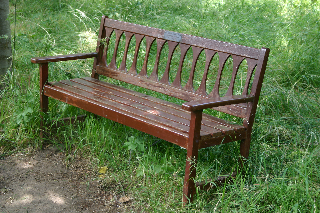
#> input picture examples/im2.png, 320 x 213 px
$ python original_inference.py
#> lines starting #> are read from the running program, lines starting #| are printed output that depends on the picture
### spatial_convolution.py
import numpy as np
import PIL.Image as Image
import cv2
import itertools as it

def clamp(min_value: float, max_value: float, x: np.ndarray) -> np.ndarray:
    return np.maximum(min_value, np.minimum(max_value, x))

class SpatialConvolution:
    '''
    Spatial convolution
    '''
    def __init__(self, height: int, width: int, space_sigma: float=16, padding_xy: int=2) -> None:
        '''
        Initializer

        Args:
            base: edge or guidance image, shape (h, w, 3)
            space_sigma: sigma_s, float
            range_sigma: sigma_r, float

        Returns:
            None
        '''
        # Datatype cast
        self.size_type = int
        # Index order: y --> height, x --> width, z --> depth
        self.height, self.width = height, width
        self.space_sigma = space_sigma
        self.padding_xy = padding_xy

        self.data = None

    def init(self) -> None:
        # Space coordinates, shape (h, w), dtype int
        yy, xx = np.mgrid[:self.height, :self.width]

        # Spatial grid
        # Shape of `data`, scala, dtype size_type
        self.small_height = self.size_type((self.height - 1) / self.space_sigma) + 1 + 2 * self.padding_xy
        self.small_width = self.size_type((self.width - 1) / self.space_sigma) + 1 + 2 * self.padding_xy
        # Declare `data`
        self.data_shape = (self.small_height, self.small_width)
        self.data = np.zeros(self.data_shape, dtype=np.float32) # For each channel
        self.data_flat = self.data.reshape((-1, )) # view of data

        # Generating splat coordinates
        # Space coordinates, shape (h, w)
        splat_yy = (yy / self.space_sigma + .5).astype(np.int32) + self.padding_xy
        splat_xx = (xx / self.space_sigma + .5).astype(np.int32) + self.padding_xy
        # Splat coordinates, shape (h x w, )
        self.splat_coords = splat_yy * self.small_width + splat_xx
        self.splat_coords = self.splat_coords.reshape((-1)) # (h x w, )

        # Generating slice coordinates
        # Space coordinates, shape (h, w)
        slice_yy = yy.astype(np.float32) / self.space_sigma + self.padding_xy
        slice_xx = xx.astype(np.float32) / self.space_sigma + self.padding_xy
        # Slice coordinates
        self.slice_coords = [slice_yy, slice_xx]

        # Interpolation
        self.interpolation = np.zeros((self.height * self.width, ), dtype=np.float32)

        # Left and right indices of the interpolation
        def get_both_indices(size, coord):
            left_index = clamp(0, size - 1, coord.astype(np.int32))
            right_index = clamp(0, size - 1, left_index + 1)
            return left_index, right_index

        y_index, yy_index = get_both_indices(self.small_height, slice_yy) # (h, w)
        x_index, xx_index = get_both_indices(self.small_width, slice_xx) # (h, w)

        self.left_indices = [y_index, x_index]
        self.right_indices = [yy_index, xx_index]

        y_alpha = (slice_yy - y_index).reshape((-1, )) # (h x w, )
        x_alpha = (slice_xx - x_index).reshape((-1, )) # (h x w, )
        self.alphas = [y_alpha, x_alpha] # (5, h x w)

        self.alpha_prod = np.ones((self.height * self.width, ), dtype=np.float32)

    def convn(self, n_iter: int=2):
        buffer = np.zeros_like(self.data)
        perm = list(range(1, self.data.ndim)) + [0] # [1, ..., ndim - 1, 0]

        for _ in range(n_iter):
            buffer, self.data = self.data, buffer

            for dim in range(self.data.ndim):
                self.data[1:-1] = (buffer[:-2] + buffer[2:] + 2. * buffer[1:-1]) / 4.
                self.data = np.transpose(self.data, perm)
                buffer = np.transpose(buffer, perm)

        del buffer

    def loop_Nlinear_interpolation(self) -> np.ndarray:
        # Coordinates
        def coord_transform(y_idx, x_idx):
            return (y_idx * self.small_width + x_idx).reshape((-1))

        # Initialize interpolation
        self.interpolation.fill(0)

        for perm in it.product(range(2), repeat=2):
            self.alpha_prod.fill(1)
            idx = []

            for i in range(len(perm)):
                if perm[i] == 1:
                    self.alpha_prod *= (1. - self.alphas[i])
                    idx.append(self.left_indices[i])
                else:
                    self.alpha_prod *= self.alphas[i]
                    idx.append(self.right_indices[i])

            self.interpolation += self.alpha_prod * self.data_flat[coord_transform(*idx)]

    def compute(self, inp: np.ndarray, out: np.ndarray):
        assert inp.shape == out.shape
        _, _, n_channels = inp.shape[:3]

        # For each channel
        for ch in range(n_channels):
            inp_ch = inp[..., ch]
            out_ch = out[..., ch]

            # ==== Splat ====
            # Reshape, shape (h x w)
            inp_flat = inp_ch.reshape((-1, ))
            # Splatting
            self.data_flat[:] = np.bincount(self.splat_coords, minlength=self.data_flat.shape[0], weights=inp_flat)

            # ==== Blur ====
            # 5D convolution
            self.convn(n_iter=2)

            # ==== Slice ====
            # Interpolation
            self.loop_Nlinear_interpolation()

            # Get result0
            out_ch[:] = self.interpolation.reshape((self.height, self.width))

# [12 lines left out: function spatial_convolve, not called in this run]

### joint_bilateral_upsample.py
'''
Joint bilateral upsampling class
'''

import numpy as np
import itertools as it

def clamp(min_value: float, max_value: float, x: np.ndarray) -> np.ndarray:
    return np.maximum(min_value, np.minimum(max_value, x))

# [48 lines left out: function loop_Nlinear_interpolation, not called in this run]

class JointBilateralUpsampling:
    '''
    Joint bilateral upsampling
    '''
    def __init__(self, height: int, width: int, space_sigma: float=16, range_sigma: float=.25, padding_xy: int=2, padding_z: int=2) -> None:
        '''
        Initializer

        Args:
            base: edge or guidance image, shape (h, w, 3)
            space_sigma: sigma_s, float
            range_sigma: sigma_r, float

        Returns:
            None
        '''
        # Datatype cast
        self.size_type = int
        # Index order: y --> height, x --> width, z --> depth
        self.height, self.width = height, width
        self.space_sigma, self.range_sigma = space_sigma, range_sigma
        self.padding_xy, self.padding_z = padding_xy, padding_z

        self.data = None

    def init(self, features: np.ndarray) -> None:
        # `features` should be three-channel and channel-last
        assert features.ndim == 3 and features.shape[-1] == 3

        # Decomposing into r, g, and b channels
        r, g, b = features[..., 0], features[..., 1], features[..., 2]
        r_min, r_max = r.min(), r.max()
        g_min, g_max = g.min(), g.max()
        b_min, b_max = b.min(), b.max()
        r_delta, g_delta, b_delta = r_max - r_min, g_max - g_min, b_max - b_min

        # Space coordinates, shape (h, w), dtype int
        yy, xx = np.mgrid[:self.height, :self.width]
        # Range coordinates, shape (h, w), dtype float
        rr, gg, bb = r - r_min, g - g_min, b - b_min

        # High-dim bilateral grid
        # Shape of `data`, scala, dtype size_type
        self.small_height = self.size_type((self.height - 1) / self.space_sigma) + 1 + 2 * self.padding_xy
        self.small_width = self.size_type((self.width - 1) / self.space_sigma) + 1 + 2 * self.padding_xy
        self.small_rdepth = self.size_type(r_delta / self.range_sigma) + 1 + 2 * self.padding_z
        self.small_gdepth = self.size_type(g_delta / self.range_sigma) + 1 + 2 * self.padding_z
        self.small_bdepth = self.size_type(b_delta / self.range_sigma) + 1 + 2 * self.padding_z
        # Declare `data`
        self.data_shape = (self.small_height, self.small_width, self.small_rdepth, self.small_gdepth, self.small_bdepth)
        self.data = np.zeros(self.data_shape, dtype=np.float32) # For each channel
        self.data_flat = self.data.reshape((-1, )) # view of data

        # Generating splat coordinates
        # Space coordinates, shape (h, w)
        splat_yy = (yy / self.space_sigma + .5).astype(np.int32) + self.padding_xy
        splat_xx = (xx / self.space_sigma + .5).astype(np.int32) + self.padding_xy
        # Range coordinates, shape (h, w)
        splat_rr = (rr / self.range_sigma + .5).astype(np.int32) + self.padding_z
        splat_gg = (gg / self.range_sigma + .5).astype(np.int32) + self.padding_z
        splat_bb = (bb / self.range_sigma + .5).astype(np.int32) + self.padding_z
        # Splat coordinates, shape (h x w, )
        self.splat_coords = (((splat_yy * self.small_width + splat_xx) * self.small_rdepth + splat_rr) * self.small_gdepth + splat_gg) * self.small_bdepth + splat_bb
        self.splat_coords = self.splat_coords.reshape((-1)) # (h x w, )

        # Generating slice coordinates
        # Space coordinates, shape (h, w)
        slice_yy = yy.astype(np.float32) / self.space_sigma + self.padding_xy
        slice_xx = xx.astype(np.float32) / self.space_sigma + self.padding_xy
        # Range coordinates, shape (h, w)
        slice_rr = rr / self.range_sigma + self.padding_z
        slice_gg = gg / self.range_sigma + self.padding_z
        slice_bb = bb / self.range_sigma + self.padding_z
        # Slice coordinates
        self.slice_coords = [slice_yy, slice_xx, slice_rr, slice_gg, slice_bb]

        # Interpolation
        self.interpolation = np.zeros((self.height * self.width, ), dtype=np.float32)

        # Left and right indices of the interpolation
        def get_both_indices(size, coord):
            left_index = clamp(0, size - 1, coord.astype(np.int32))
            right_index = clamp(0, size - 1, left_index + 1)
            return left_index, right_index

        y_index, yy_index = get_both_indices(self.small_height, slice_yy) # (h, w)
        x_index, xx_index = get_both_indices(self.small_width, slice_xx) # (h, w)
        r_index, rr_index = get_both_indices(self.small_rdepth, slice_rr) # (h, w)
        g_index, gg_index = get_both_indices(self.small_gdepth, slice_gg) # (h, w)
        b_index, bb_index = get_both_indices(self.small_bdepth, slice_bb) # (h, w)

        self.left_indices = [y_index, x_index, r_index, g_index, b_index]
        self.right_indices = [yy_index, xx_index, rr_index, gg_index, bb_index]

        y_alpha = (slice_yy - y_index).reshape((-1, )) # (h x w, )
        x_alpha = (slice_xx - x_index).reshape((-1, )) # (h x w, )
        r_alpha = (slice_rr - r_index).reshape((-1, )) # (h x w, )
        g_alpha = (slice_gg - g_index).reshape((-1, )) # (h x w, )
        b_alpha = (slice_bb - b_index).reshape((-1, )) # (h x w, )
        self.alphas = [y_alpha, x_alpha, r_alpha, g_alpha, b_alpha] # (5, h x w)

        self.alpha_prod = np.ones((self.height * self.width, ), dtype=np.float32)

    def convn(self, n_iter: int=2):
        buffer = np.zeros_like(self.data)
        perm = list(range(1, self.data.ndim)) + [0] # [1, ..., ndim - 1, 0]

        for _ in range(n_iter):
            buffer, self.data = self.data, buffer

            for dim in range(self.data.ndim):
                self.data[1:-1] = (buffer[:-2] + buffer[2:] + 2. * buffer[1:-1]) / 4.
                self.data = np.transpose(self.data, perm)
                buffer = np.transpose(buffer, perm)

        del buffer

    def loop_Nlinear_interpolation(self) -> np.ndarray:
        # Coordinates
        def coord_transform(y_idx, x_idx, r_idx, g_idx, b_idx):
            return ((((y_idx * self.small_width + x_idx) * self.small_rdepth + r_idx) * self.small_gdepth + g_idx) * self.small_bdepth + b_idx).reshape((-1))

        # Initialize interpolation
        self.interpolation.fill(0)

        for perm in it.product(range(2), repeat=5):
            self.alpha_prod.fill(1)
            idx = []

            for i in range(len(perm)):
                if perm[i] == 1:
                    self.alpha_prod *= (1. - self.alphas[i])
                    idx.append(self.left_indices[i])
                else:
                    self.alpha_prod *= self.alphas[i]
                    idx.append(self.right_indices[i])

            self.interpolation += self.alpha_prod * self.data_flat[coord_transform(*idx)]

    def compute(self, inp: np.ndarray, out: np.ndarray):
        assert inp.shape == out.shape
        _, _, n_channels = inp.shape[:3]

        # For each channel
        for ch in range(n_channels):
            inp_ch = inp[..., ch]
            out_ch = out[..., ch]

            # ==== Splat ====
            # Reshape, shape (h x w)
            inp_flat = inp_ch.reshape((-1, ))
            # Splatting
            self.data_flat[:] = np.bincount(self.splat_coords, minlength=self.data_flat.shape[0], weights=inp_flat)

            # ==== Blur ====
            # 5D convolution
            self.convn(n_iter=2)

            # ==== Slice ====
            # Interpolation
            self.loop_Nlinear_interpolation()

            # Get result0
            out_ch[:] = self.interpolation.reshape((self.height, self.width))

### original_inference.py
# -*- coding: utf-8 -*-

import numpy as np
# from high_dim_filter_loader import spatial_high_dim_filter, bilateral_high_dim_filter
from spatial_convolution import SpatialConvolution
from joint_bilateral_upsample import JointBilateralUpsampling
from PIL import Image
import matplotlib.pyplot as plt
from cv2 import cv2, preCornerDetect

'''
CRF inference
Is channel-last or will be transferred to channel-last
'''

def unary_from_labels(labels, n_labels, gt_prob, zero_unsure=True):
    """
    Simple classifier that is 50% certain that the annotation is correct.
    (same as in the inference example).


    Parameters
    ----------
    labels: numpy.array
        The label-map, i.e. an array of your data's shape where each unique
        value corresponds to a label.
    n_labels: int
        The total number of labels there are.
        If `zero_unsure` is True (the default), this number should not include
        `0` in counting the labels, since `0` is not a label!
    gt_prob: float
        The certainty of the ground-truth (must be within (0,1)).
    zero_unsure: bool
        If `True`, treat the label value `0` as meaning "could be anything",
        i.e. entries with this value will get uniform unary probability.
        If `False`, do not treat the value `0` specially, but just as any
        other class.
    """
    assert 0 < gt_prob < 1, "`gt_prob must be in (0,1)."

    labels = labels.flatten()

    n_energy = -np.log((1.0 - gt_prob) / (n_labels - 1))
    p_energy = -np.log(gt_prob)

    # Note that the order of the following operations is important.
    # That's because the later ones overwrite part of the former ones, and only
    # after all of them is `U` correct!
    U = np.full((n_labels, len(labels)), n_energy, dtype='float32')
    U[labels - 1 if zero_unsure else labels, np.arange(U.shape[1])] = p_energy

    # Overwrite 0-labels using uniform probability, i.e. "unsure".
    if zero_unsure:
        U[:, labels == 0] = -np.log(1.0 / n_labels)

    return U

def _diagonal_compatibility(shape):
    return np.eye(shape[0], shape[1], dtype=np.float32)

def _potts_compatibility(shape):
    return -1 * _diagonal_compatibility(shape)

def _softmax(x):
    e_x = np.exp(x - x.max(axis=-1, keepdims=True))
    return e_x / e_x.sum(axis=-1, keepdims=True)

def inference(image, unary, num_classes, theta_alpha, theta_beta, theta_gamma, spatial_compat, bilateral_compat, num_iterations, Q):
    # Check if `image` is three-channel and (h, w, 3)
    assert image.ndim == 3 and image.shape[-1] == 3
    # Check if data scale of `image` is [0, 1]
    assert image.max() <= 1. and image.min() >= 0.
    # Check if theta_beta is float and < 1
    assert theta_beta <= 1.

    height, width, _ = image.shape # channel-last

    # Storage
    spatial_weights = spatial_compat * _diagonal_compatibility((num_classes, num_classes))
    bilateral_weights = bilateral_compat * _diagonal_compatibility((num_classes, num_classes))
    compatibility_matrix = _potts_compatibility((num_classes, num_classes))
    all_ones = np.ones((height, width, num_classes), dtype=np.float32)
    spatial_norm_vals = np.zeros_like(all_ones)
    bilateral_norm_vals = np.zeros_like(all_ones)
    spatial_out = np.zeros_like(all_ones)
    bilateral_out = np.zeros_like(all_ones)

    # Spatial and bilateral high-dim filters
    spatial_high_dim_filter = SpatialConvolution(height, width, space_sigma=theta_gamma)
    bilateral_high_dim_filter = JointBilateralUpsampling(height, width, space_sigma=theta_alpha, range_sigma=theta_beta)

    # Initialize high-dim filters
    spatial_high_dim_filter.init()
    bilateral_high_dim_filter.init(image)

    # Compute symmetric weight
    spatial_high_dim_filter.compute(all_ones, spatial_norm_vals)
    bilateral_high_dim_filter.compute(all_ones, bilateral_norm_vals)
    spatial_norm_vals = 1. / (spatial_norm_vals ** .5 + 1e-20)
    bilateral_norm_vals = 1. / (bilateral_norm_vals ** .5 + 1e-20)

    # Initialize Q
    Q[:] = _softmax(-unary)

    for i in range(num_iterations):
        print('iter {}'.format(i))
        tmp1 = -unary

        # Symmetric normalization and spatial message passing
        # Message passing - spatial
        spatial_high_dim_filter.compute(Q * spatial_norm_vals, spatial_out)
        spatial_out *= spatial_norm_vals

        # Message passing - bilateral
        bilateral_high_dim_filter.compute(Q * bilateral_norm_vals, bilateral_out)
        bilateral_out *= bilateral_norm_vals

        # Message passing
        message_passing = spatial_out.reshape((-1, num_classes)).dot(spatial_weights) + bilateral_out.reshape((-1, num_classes)).dot(bilateral_weights)

        # Compatibility transform
        pairwise = message_passing.dot(compatibility_matrix)
        pairwise = pairwise.reshape((height, width, num_classes))

        # Local update
        tmp1 -= pairwise

        # Normalize
        Q[:] = _softmax(tmp1)

if __name__ == "__main__":
    img = cv2.imread('examples/im2.png')
#> img is the input picture: shape (213, 320, 3); mean B, G, R 76.1, 116.8, 98.9
    anno_rgb = cv2.imread('examples/anno2.png').astype(np.uint32)
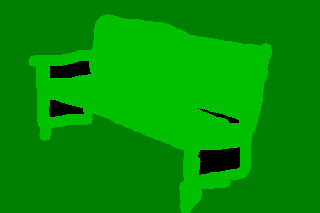
#> input picture examples/anno2.png, 320 x 213 px
    anno_lbl = anno_rgb[:,:,0] + (anno_rgb[:,:,1] << 8) + (anno_rgb[:,:,2] << 16)
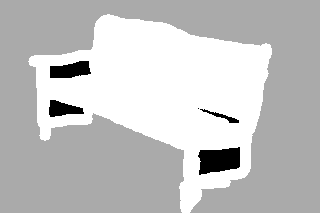
#> anno_lbl: shape (213, 320) uint32; min 0, max 49152, mean 37605.3; drawn with min black and max white

    colors, labels = np.unique(anno_lbl, return_inverse=True)
#> colors = [0, 32768, 49152]

    HAS_UNK = 0 in colors
#> HAS_UNK = True
    if HAS_UNK:
        print("Found a full-black pixel in annotation image, assuming it means 'unknown' label, and will thus not be present in the output!")
        print("If 0 is an actual label for you, consider writing your own code, or simply giving your labels only non-zero values.")
        colors = colors[1:]
#> colors = [32768, 49152]

    colorize = np.empty((len(colors), 3), np.uint8)
#> colorize = [[96, 27, 95], [53, 4, 127]]
    colorize[:,0] = (colors & 0x0000FF)
    colorize[:,1] = (colors & 0x00FF00) >> 8
    colorize[:,2] = (colors & 0xFF0000) >> 16

    n_labels = len(set(labels.flat)) - int(HAS_UNK)
#> n_labels = 2
    print(n_labels, " labels", (" plus \"unknown\" 0: " if HAS_UNK else ""), set(labels.flat))
#| 2  labels  plus "unknown" 0:  {0, 1, 2}

    unary = unary_from_labels(labels, n_labels, 0.7, HAS_UNK)
#> in unary_from_labels, `n_energy = -np.log((1.0 - gt_prob) / (n_labels - 1))`: n_energy = 1.2
    unary = np.rollaxis(unary.reshape(n_labels, *img.shape[:2]), 0, 3)
    pred = np.zeros_like(unary)

    inference(img / 255., unary, n_labels, theta_alpha=80., theta_beta=.0625, theta_gamma=3., spatial_compat=3., bilateral_compat=10., num_iterations=10, Q=pred)
#> in inference, `spatial_weights = spatial_compat * _diagonal_compatibility((num_classe..`: spatial_weights = [[3, 0], [0, 3]]
#> in inference, `bilateral_weights = bilateral_compat * _diagonal_compatibility((num_cl..`: bilateral_weights = [[10, 0], [0, 10]]
#> in inference, `compatibility_matrix = _potts_compatibility((num_classes, num_classes))`: compatibility_matrix = [[-1, 0], [0, -1]]
#> in init, `r, g, b = features[..., 0], features[..., 1], features[..., 2]`:
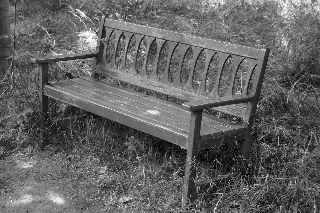
#> b: shape (213, 320) float64; min 0, max 1, mean 0.388
#> in init, `r_min, r_max = r.min(), r.max()`: r_min = 0; r_max = 1
#> in init, `g_min, g_max = g.min(), g.max()`: g_min = 0.0392; g_max = 1
#> in init, `b_min, b_max = b.min(), b.max()`: b_min = 0; b_max = 1
#> in init, `r_delta, g_delta, b_delta = r_max - r_min, g_max - g_min, b_max - b_min`: g_delta = 0.961; b_delta = 1
#> in init, `self.small_rdepth = self.size_type(r_delta / self.range_sigma) + 1 + 2..`: self.small_rdepth = 21
#> in init, `self.small_gdepth = self.size_type(g_delta / self.range_sigma) + 1 + 2..`: self.small_gdepth = 20
#> in init, `self.small_bdepth = self.size_type(b_delta / self.range_sigma) + 1 + 2..`: self.small_bdepth = 21
#> in init, `self.data_shape = (self.small_height, self.small_width, self.small_rde..`: self.data_shape = (7, 8, 21, 20, 21)
#> in clamp (call 7), `return np.maximum(min_value, np.minimum(max_value, x))`:
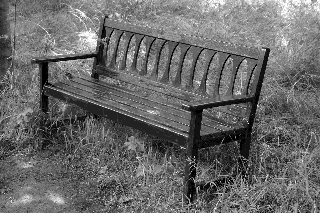
#> returned value: shape (213, 320) int32; min 2, max 17, mean 8.21; drawn with min black and max white
#> after the loop in compute, `for ch in range(n_channels):`:
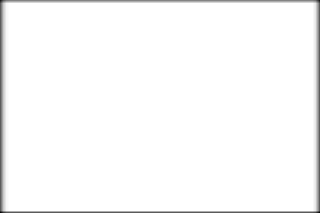
#> out_ch: shape (213, 320) float32; min 2.81, max 9, mean 8.87; drawn with min black and max white
#> after the loop in compute, `for ch in range(n_channels):`: self.data_flat = 8325 values, max 9 at index 338, min 0 at index 0, mean 8.18
#> after the loop in compute, `for ch in range(n_channels):`:
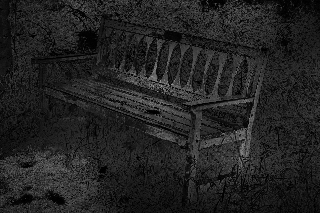
#> out_ch: shape (213, 320) float32; min 0.08, max 163.6, mean 35

    MAP = np.argmax(pred, axis=-1)
    plt.imshow(MAP)
    plt.show()
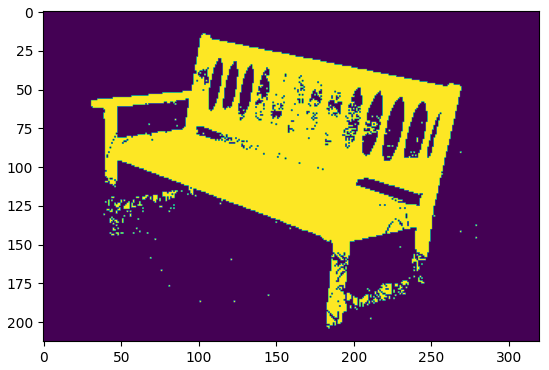
#> figure drawn by matplotlib, 1 panel
